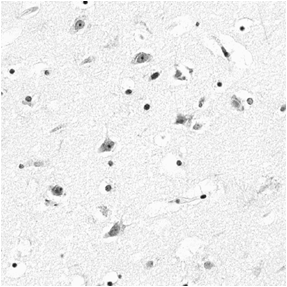
%> input picture Aula-05-Parte-1/Img4.bmp, 287 x 287 px
$ octave exercicio4.m   (GNU Octave 9; MATLAB toolbox functions it lacks are replaced by stand-ins)
%> lines starting %> are read from the running program, lines starting %| are printed output that depends on the picture; in (x1, y1, x2, y2) boxes, pixels count from 0 and x2, y2 are one past the last pixel; in counts of white or black regions, pixels touching at a corner belong together; the program's own positions count from 1
imagem=imread('Img4.bmp');
%> imagem is the input picture: size 287x287x3 uint8; min 12, max 255, mean 237.6
figure, imshow(imagem);
title('Imagem original');

imagem = rgb2gray(imagem);
%> imagem: size 287x287 uint8
[m,n] = size(imagem);
%> m = 287; n = 287
imagem1 = zeros(m,n);

% Limiarização
for i=1:m
    for j=1:n
        if imagem(i,j) <= 220
            imagem1(i,j) = 1;
        else
            imagem1(i,j) = 0;
        end
    end
end
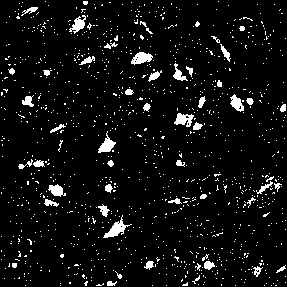
%> imagem1: size 287x287 double; values 0 (black) and 1 (white), 6.1% white; 1105 white regions (1056 under 20 px), largest, box (x1, y1, x2, y2) and area: (103, 215, 132, 238) 215, (131, 52, 153, 65) 179, (174, 113, 194, 127) 167

figure, imshow(imagem1);
title('Limiarização');

% Elemento Estruturante
B = ones(7);

% Erosão

originalPad = padarray(imagem1,[1 1],1);
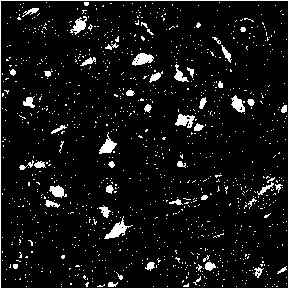
%> originalPad: size 289x289 double; values 0 (black) and 1 (white), 7.4% white; 1106 white regions (1056 under 20 px), largest, box (x1, y1, x2, y2) and area: (0, 0, 289, 289) 1152, (104, 216, 133, 239) 215, (132, 53, 154, 66) 179
% Inicializar a matriz saida de tamanho igual ao da imagem original com zeros
saida1 = zeros(size(imagem1));

for i = 1:size(originalPad,1)-6
    for j = 1:size(originalPad,2)-6
        % Pega trechos da matriz original
        trecho = originalPad(i:i+6,j:j+6);
        % Encontra os 1's no elemento estruturante
        estr1 = find(B == 1);
        % Verifica se os elementos no trecho são 1 nas mesmas posições
        % do elemento estruturante
        if(trecho(estr1) == 1)
            saida1(i,j) = 1; % se são, coloca 1 na matriz de saida
        end
    end
end
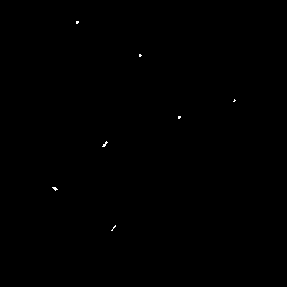
%> saida1: size 287x287 double; values 0 (black) and 1 (white), 0.08% white in thin lines or dots, all inside (x1, y1, x2, y2) = (52, 21, 236, 231)

figure, imshow(saida1);
title('Resultado da Erosão');

% Dilatação - entrada é saida1

% Colocar padding de 0's em todos os lados
originalPad2 = padarray(saida1,[1 1]);
%> originalPad2: size 289x289 double; values 0 (black) and 1 (white), 0.08% white in thin lines or dots, all inside (x1, y1, x2, y2) = (53, 22, 237, 232)
% Inicializar a matriz saida de tamanho igual ao da original com zeros
saida = zeros(size(saida1));

for i = 1:size(originalPad2,1)-6
    for j = 1:size(originalPad2,2)-6
        % Faz a operação AND
        saida(i,j) = sum(sum(B & originalPad2(i:i+6,j:j+6)));
    end
end

figure, imshow(saida);
%> after `imshow(saida)`:
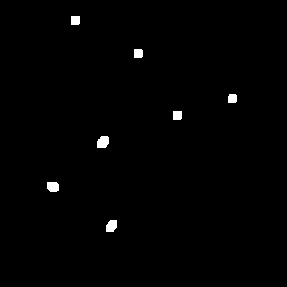
%> displayed picture: size 287x287, on the screen's scale of 0 to 255; 0.8% white; 7 white regions, largest, box (x1, y1, x2, y2) and area: (97, 136, 109, 148) 123, (106, 220, 117, 232) 111, (47, 182, 59, 192) 109
title('Resultado da Dilatação');

$ run again, with Aula-05-Parte-1/Img1.bmp copied over Aula-05-Parte-1/Img4.bmp
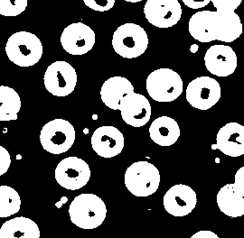
%> input picture Aula-05-Parte-1/Img1.bmp, 244 x 238 px
%> imagem is the input picture: size 238x244x3 uint8; mean R, G, B 91, 90.4, 90.4
%> imagem: size 238x244 uint8
%> after the loop `for i=1:m`:
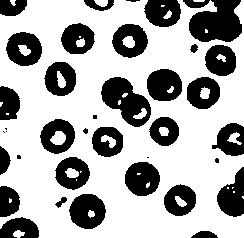
%> imagem1: size 238x244 double; values 0 (black) and 1 (white), 67% white; 38 black regions (8 under 20 px), largest, box (x1, y1, x2, y2) and area: (189, 0, 242, 42) 1639, (101, 77, 151, 127) 1396, (69, 194, 106, 229) 960
%> originalPad: size 240x246 double; values 0 (black) and 1 (white), 67.5% white; 38 black regions (8 under 20 px), largest, box (x1, y1, x2, y2) and area: (190, 1, 243, 43) 1639, (102, 78, 152, 128) 1396, (70, 195, 107, 230) 960
%> originalPad2: size 240x246 double; values 0 (black) and 1 (white), 44.2% white; 10 white regions (8 under 20 px), largest, box (x1, y1, x2, y2) and area: (1, 1, 241, 235) 26047, (54, 134, 61, 141) 25
%> `imshow(saida)`:
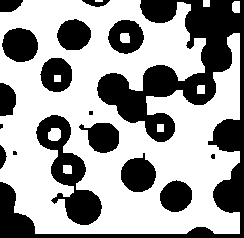
%> displayed picture: size 238x244, on the screen's scale of 0 to 255; 62.2% white; 17 black regions (4 under 20 px), largest, box (x1, y1, x2, y2) and area: (0, 0, 244, 238) 12306, (36, 115, 102, 225) 2727, (2, 28, 38, 62) 965

$ run again, with Aula-05-Parte-1/Img3.bmp copied over Aula-05-Parte-1/Img4.bmp
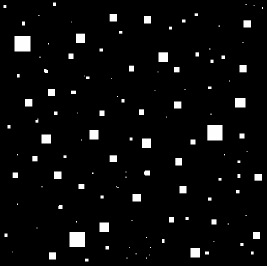
%> input picture Aula-05-Parte-1/Img3.bmp, 267 x 266 px
%> imagem is the input picture: size 266x267x3 uint8; mean R, G, B 10.8, 10.8, 10.8
%> imagem: size 266x267 uint8
%> after the loop `for i=1:m`:
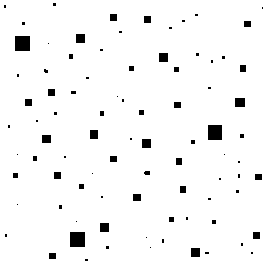
%> imagem1: size 266x267 double; values 0 (black) and 1 (white), 96.4% white; 86 black regions (50 under 20 px), largest, box (x1, y1, x2, y2) and area: (15, 36, 30, 51) 225, (70, 232, 85, 247) 225, (208, 125, 222, 140) 210
%> originalPad: size 268x269 double; values 0 (black) and 1 (white), 96.5% white; 86 black regions (50 under 20 px), largest, box (x1, y1, x2, y2) and area: (16, 37, 31, 52) 225, (71, 233, 86, 248) 225, (209, 126, 223, 141) 210
%> originalPad2: size 268x269 double; values 0 (black) and 1 (white), 81.4% white; 78 black regions, largest, box (x1, y1, x2, y2) and area: (0, 0, 269, 268) 3660, (11, 32, 32, 53) 441, (66, 228, 87, 249) 441
%> `imshow(saida)`:
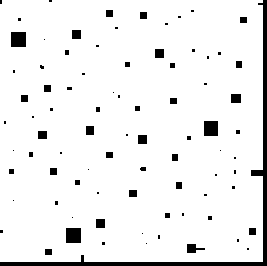
%> displayed picture: size 266x267, on the screen's scale of 0 to 255; 93.4% white; 83 black regions (47 under 20 px), largest, box (x1, y1, x2, y2) and area: (0, 0, 267, 266) 2219, (11, 32, 26, 47) 225, (66, 228, 81, 243) 225

$ run again, with Aula-05-Parte-1/img2.bmp copied over Aula-05-Parte-1/Img4.bmp
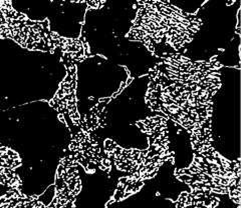
%> input picture Aula-05-Parte-1/img2.bmp, 241 x 208 px
%> imagem is the input picture: size 208x241x3 uint8; min 0, max 255, mean 52.7
%> imagem: size 208x241 uint8
%> after the loop `for i=1:m`:
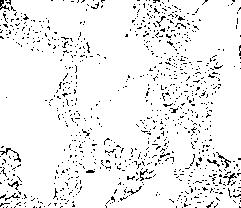
%> imagem1: size 208x241 double; values 0 (black) and 1 (white), 93.7% white; black in thin lines or dots
%> originalPad: size 210x243 double; values 0 (black) and 1 (white), 93.8% white; black in thin lines or dots
%> originalPad2: size 210x243 double; values 0 (black) and 1 (white), 42% white; 53 white regions (36 under 20 px), largest, box (x1, y1, x2, y2) and area: (13, 1, 155, 156) 7705, (1, 40, 75, 200) 6902, (184, 1, 238, 157) 3779
%> `imshow(saida)`:
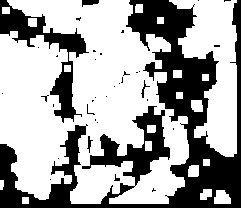
%> displayed picture: size 208x241, on the screen's scale of 0 to 255; 64.9% white; 36 black regions (30 under 20 px), largest, box (x1, y1, x2, y2) and area: (0, 0, 241, 208) 14743, (0, 0, 89, 123) 2520, (82, 0, 99, 7) 80, (87, 136, 93, 153) 40, (141, 80, 150, 98) 37, (114, 174, 120, 181) 20
